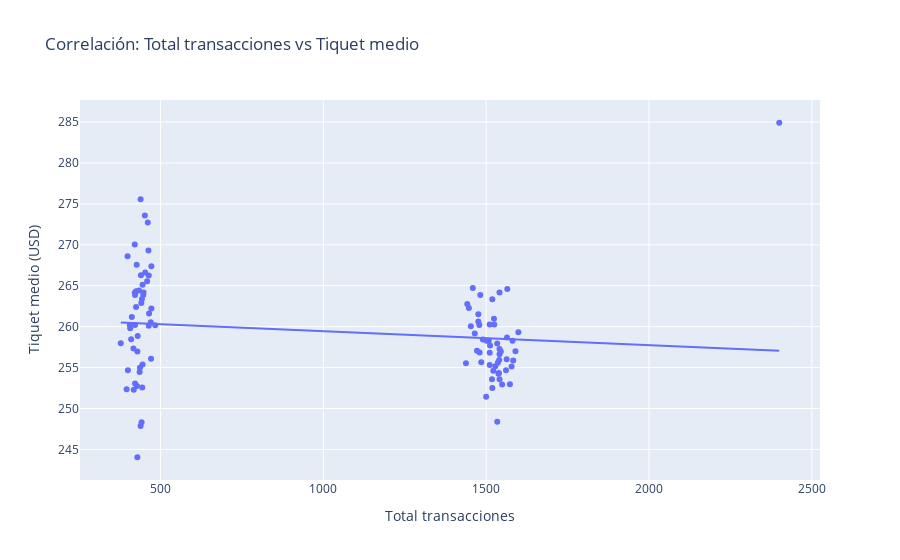

This figure's notebook cell:
### Markdown cell above
##### con Plotly

### Code cell
fig = px.scatter(
    df_company_metric, 
    x="total_transactions", 
    y="amount_mitjana", 
    trendline="ols",
    title="Correlación: Total transacciones vs Tiquet medio", 
    labels={
        "total_transactions": "Total transacciones",
        "amount_mitjana": "Tiquet medio (USD)"}
)

fig.show()
